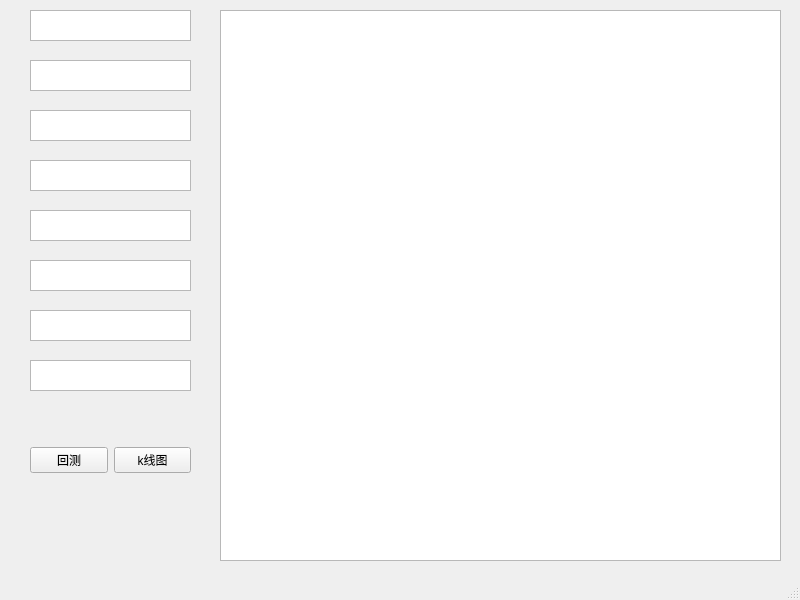
<?xml version="1.0" encoding="UTF-8"?>
<ui version="4.0">
 <class>back</class>
 <widget class="QMainWindow" name="back">
  <property name="geometry">
   <rect>
    <x>0</x>
    <y>0</y>
    <width>800</width>
    <height>600</height>
   </rect>
  </property>
  <property name="minimumSize">
   <size>
    <width>800</width>
    <height>600</height>
   </size>
  </property>
  <property name="maximumSize">
   <size>
    <width>800</width>
    <height>600</height>
   </size>
  </property>
  <property name="windowTitle">
   <string>回测</string>
  </property>
  <widget class="QWidget" name="centralwidget">
   <widget class="QTextEdit" name="spbuyrsi">
    <property name="geometry">
     <rect>
      <x>30</x>
      <y>210</y>
      <width>161</width>
      <height>31</height>
     </rect>
    </property>
    <property name="html">
     <string>&lt;!DOCTYPE HTML PUBLIC &quot;-//W3C//DTD HTML 4.0//EN&quot; &quot;http://www.w3.org/TR/REC-html40/strict.dtd&quot;&gt;
&lt;html&gt;&lt;head&gt;&lt;meta name=&quot;qrichtext&quot; content=&quot;1&quot; /&gt;&lt;style type=&quot;text/css&quot;&gt;
p, li { white-space: pre-wrap; }
&lt;/style&gt;&lt;/head&gt;&lt;body style=&quot; font-family:'SimSun'; font-size:9pt; font-weight:400; font-style:normal;&quot;&gt;
&lt;p style=&quot;-qt-paragraph-type:empty; margin-top:0px; margin-bottom:0px; margin-left:0px; margin-right:0px; -qt-block-indent:0; text-indent:0px;&quot;&gt;&lt;br /&gt;&lt;/p&gt;&lt;/body&gt;&lt;/html&gt;</string>
    </property>
   </widget>
   <widget class="QTextEdit" name="principal">
    <property name="geometry">
     <rect>
      <x>30</x>
      <y>310</y>
      <width>161</width>
      <height>31</height>
     </rect>
    </property>
    <property name="markdown">
     <string/>
    </property>
    <property name="html">
     <string>&lt;!DOCTYPE HTML PUBLIC &quot;-//W3C//DTD HTML 4.0//EN&quot; &quot;http://www.w3.org/TR/REC-html40/strict.dtd&quot;&gt;
&lt;html&gt;&lt;head&gt;&lt;meta name=&quot;qrichtext&quot; content=&quot;1&quot; /&gt;&lt;style type=&quot;text/css&quot;&gt;
p, li { white-space: pre-wrap; }
&lt;/style&gt;&lt;/head&gt;&lt;body style=&quot; font-family:'SimSun'; font-size:9pt; font-weight:400; font-style:normal;&quot;&gt;
&lt;p style=&quot;-qt-paragraph-type:empty; margin-top:6px; margin-bottom:6px; margin-left:0px; margin-right:0px; -qt-block-indent:0; text-indent:0px;&quot;&gt;&lt;br /&gt;&lt;/p&gt;&lt;/body&gt;&lt;/html&gt;</string>
    </property>
   </widget>
   <widget class="QTextEdit" name="stoploss">
    <property name="geometry">
     <rect>
      <x>30</x>
      <y>360</y>
      <width>161</width>
      <height>31</height>
     </rect>
    </property>
    <property name="html">
     <string>&lt;!DOCTYPE HTML PUBLIC &quot;-//W3C//DTD HTML 4.0//EN&quot; &quot;http://www.w3.org/TR/REC-html40/strict.dtd&quot;&gt;
&lt;html&gt;&lt;head&gt;&lt;meta name=&quot;qrichtext&quot; content=&quot;1&quot; /&gt;&lt;style type=&quot;text/css&quot;&gt;
p, li { white-space: pre-wrap; }
&lt;/style&gt;&lt;/head&gt;&lt;body style=&quot; font-family:'SimSun'; font-size:9pt; font-weight:400; font-style:normal;&quot;&gt;
&lt;p style=&quot;-qt-paragraph-type:empty; margin-top:0px; margin-bottom:0px; margin-left:0px; margin-right:0px; -qt-block-indent:0; text-indent:0px;&quot;&gt;&lt;br /&gt;&lt;/p&gt;&lt;/body&gt;&lt;/html&gt;</string>
    </property>
   </widget>
   <widget class="QTextEdit" name="condition1rsi">
    <property name="geometry">
     <rect>
      <x>30</x>
      <y>160</y>
      <width>161</width>
      <height>31</height>
     </rect>
    </property>
    <property name="html">
     <string>&lt;!DOCTYPE HTML PUBLIC &quot;-//W3C//DTD HTML 4.0//EN&quot; &quot;http://www.w3.org/TR/REC-html40/strict.dtd&quot;&gt;
&lt;html&gt;&lt;head&gt;&lt;meta name=&quot;qrichtext&quot; content=&quot;1&quot; /&gt;&lt;style type=&quot;text/css&quot;&gt;
p, li { white-space: pre-wrap; }
&lt;/style&gt;&lt;/head&gt;&lt;body style=&quot; font-family:'SimSun'; font-size:9pt; font-weight:400; font-style:normal;&quot;&gt;
&lt;p style=&quot;-qt-paragraph-type:empty; margin-top:0px; margin-bottom:0px; margin-left:0px; margin-right:0px; -qt-block-indent:0; text-indent:0px;&quot;&gt;&lt;br /&gt;&lt;/p&gt;&lt;/body&gt;&lt;/html&gt;</string>
    </property>
   </widget>
   <widget class="QTextEdit" name="stockcode">
    <property name="geometry">
     <rect>
      <x>30</x>
      <y>10</y>
      <width>161</width>
      <height>31</height>
     </rect>
    </property>
    <property name="html">
     <string>&lt;!DOCTYPE HTML PUBLIC &quot;-//W3C//DTD HTML 4.0//EN&quot; &quot;http://www.w3.org/TR/REC-html40/strict.dtd&quot;&gt;
&lt;html&gt;&lt;head&gt;&lt;meta name=&quot;qrichtext&quot; content=&quot;1&quot; /&gt;&lt;style type=&quot;text/css&quot;&gt;
p, li { white-space: pre-wrap; }
&lt;/style&gt;&lt;/head&gt;&lt;body style=&quot; font-family:'SimSun'; font-size:9pt; font-weight:400; font-style:normal;&quot;&gt;
&lt;p style=&quot;-qt-paragraph-type:empty; margin-top:0px; margin-bottom:0px; margin-left:0px; margin-right:0px; -qt-block-indent:0; text-indent:0px;&quot;&gt;&lt;br /&gt;&lt;/p&gt;&lt;/body&gt;&lt;/html&gt;</string>
    </property>
   </widget>
   <widget class="QTextEdit" name="spsellrsi">
    <property name="geometry">
     <rect>
      <x>30</x>
      <y>260</y>
      <width>161</width>
      <height>31</height>
     </rect>
    </property>
    <property name="html">
     <string>&lt;!DOCTYPE HTML PUBLIC &quot;-//W3C//DTD HTML 4.0//EN&quot; &quot;http://www.w3.org/TR/REC-html40/strict.dtd&quot;&gt;
&lt;html&gt;&lt;head&gt;&lt;meta name=&quot;qrichtext&quot; content=&quot;1&quot; /&gt;&lt;style type=&quot;text/css&quot;&gt;
p, li { white-space: pre-wrap; }
&lt;/style&gt;&lt;/head&gt;&lt;body style=&quot; font-family:'SimSun'; font-size:9pt; font-weight:400; font-style:normal;&quot;&gt;
&lt;p style=&quot;-qt-paragraph-type:empty; margin-top:0px; margin-bottom:0px; margin-left:0px; margin-right:0px; -qt-block-indent:0; text-indent:0px;&quot;&gt;&lt;br /&gt;&lt;/p&gt;&lt;/body&gt;&lt;/html&gt;</string>
    </property>
   </widget>
   <widget class="QTextEdit" name="starttime">
    <property name="geometry">
     <rect>
      <x>30</x>
      <y>60</y>
      <width>161</width>
      <height>31</height>
     </rect>
    </property>
   </widget>
   <widget class="QTextEdit" name="endtime">
    <property name="geometry">
     <rect>
      <x>30</x>
      <y>110</y>
      <width>161</width>
      <height>31</height>
     </rect>
    </property>
   </widget>
   <widget class="QWidget" name="horizontalLayoutWidget">
    <property name="geometry">
     <rect>
      <x>30</x>
      <y>420</y>
      <width>161</width>
      <height>80</height>
     </rect>
    </property>
    <layout class="QHBoxLayout" name="horizontalLayout">
     <item>
      <widget class="QPushButton" name="start">
       <property name="text">
        <string>回测</string>
       </property>
      </widget>
     </item>
     <item>
      <widget class="QPushButton" name="pushButton">
       <property name="text">
        <string>k线图</string>
       </property>
      </widget>
     </item>
    </layout>
   </widget>
   <widget class="QTextBrowser" name="output">
    <property name="geometry">
     <rect>
      <x>220</x>
      <y>10</y>
      <width>561</width>
      <height>551</height>
     </rect>
    </property>
   </widget>
   <zorder>condition1rsi</zorder>
   <zorder>spbuyrsi</zorder>
   <zorder>principal</zorder>
   <zorder>stoploss</zorder>
   <zorder>stockcode</zorder>
   <zorder>spsellrsi</zorder>
   <zorder>starttime</zorder>
   <zorder>endtime</zorder>
   <zorder>horizontalLayoutWidget</zorder>
   <zorder>output</zorder>
  </widget>
  <widget class="QStatusBar" name="statusbar"/>
 </widget>
 <resources/>
 <connections/>
</ui>
